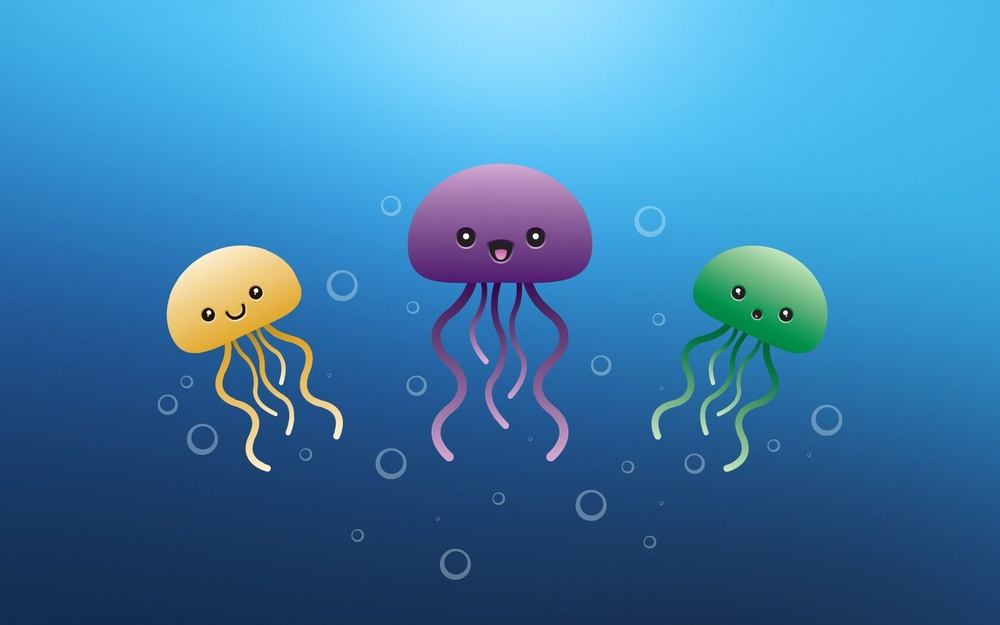
//> input picture Training_YangTao/ImageSegmentation/test.jpg, 1000 x 625 px, shrunk from 1680 x 1050 before the run
$ ./test   (built with g++ and OpenCV 4)
//> lines starting //> are read from the running program, lines starting //| are printed output that depends on the picture
//> further down, image is the input picture: 625 rows x 1000 cols, CV_8UC3; mean B, G, R 171.3, 125, 59.1
#include<iostream>
using namespace std;
#include<opencv2\opencv.hpp>
using namespace cv;

Mat calcGrayHist(const Mat &image)
{	//存储256个灰度级的像素个数
	Mat histogram = Mat::zeros(Size(256, 1), CV_32SC1);
	//图像的高和宽
	int rows = image.rows;
//> rows = 625
	int cols = image.cols;
//> cols = 1000
	//计算每个灰度级的个数
	for (int r = 0; r < rows; r++)
	{
		for (int c = 0; c < cols; c++)
		{
			int index = int(image.at<uchar>(r, c));
			histogram.at<int>(0, index) += 1;
		}
	}
//> after the loop, histogram = 256 values, max 8011 at index 48, min 7 at index 1, mean 2441.4
	return histogram;
}


int threshTwoPeaks(const Mat &image, Mat &thresh_out)
{
	Mat histogram = calcGrayHist(image);
	//cout << histogram.size() << endl;
	Point firstPeakLoc;
	minMaxLoc(histogram, NULL, NULL, NULL, &firstPeakLoc);
//> firstPeakLoc = Point(48, 0)
	int firstPeak = firstPeakLoc.x;
//> firstPeak = 48
	Mat measureDists = Mat::zeros(Size(256, 1), CV_32FC1);
	for (int k = 0; k < 256; k++)
	{
		int hist_k = histogram.at<int>(0, k);
		measureDists.at<float>(0, k) = pow(float(k - firstPeak), 2)*hist_k;
	}
//> this loop made 256 passes
//> hist_k on passes 1 to 3: 163, 7, 12
//> after the loop, measureDists = 256 values, max 93792984 at index 241, min 0 at index 48, mean 20825106
	Point secondPeakLoc;
	minMaxLoc(measureDists, NULL, NULL, NULL, &secondPeakLoc);
//> secondPeakLoc = Point(241, 0)
	int secondPeak = secondPeakLoc.x;
//> secondPeak = 241
	Point threshLoc;
	int thresh = 0;
	if (firstPeak < secondPeak)
	{
		minMaxLoc(histogram.colRange(firstPeak, secondPeak), NULL, NULL, &threshLoc);
//> threshLoc = Point(159, 0)
		thresh = firstPeak + threshLoc.x + 1;
//> thresh = 208
	}
	else
	{
		minMaxLoc(histogram.colRange(secondPeak, firstPeak), NULL, NULL, &threshLoc);
		thresh = secondPeak + threshLoc.x + 1;
	}
	threshold(image, thresh_out, thresh, 255, THRESH_BINARY);
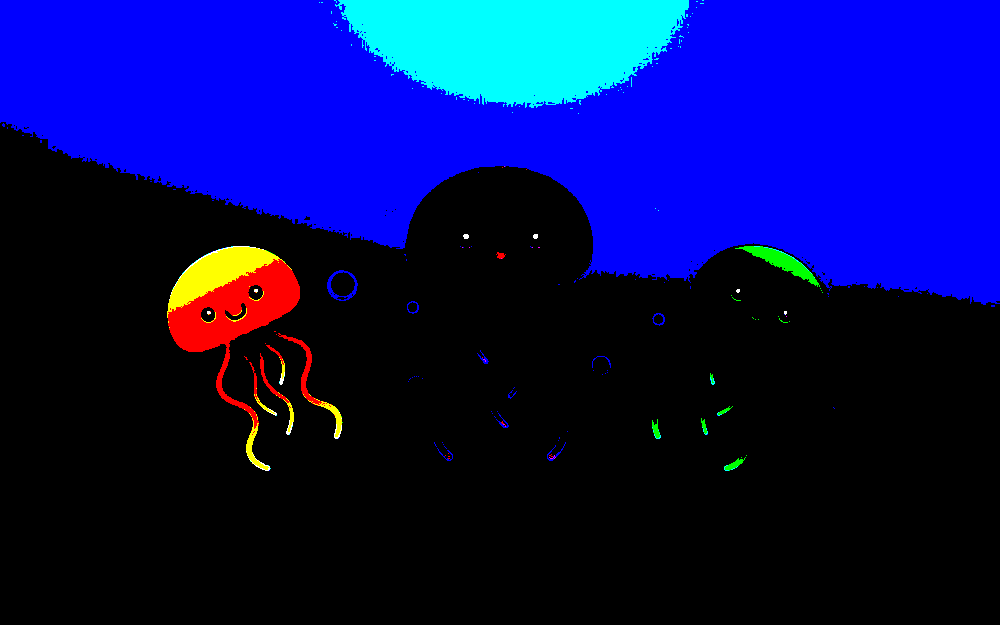
//> thresh_out: 625 rows x 1000 cols, CV_8UC3; mean B, G, R 92.3, 13.6, 4.9
	return thresh;
}
int main()
{
	Mat t1;
	Mat image = imread("C:\\Users\\hzxuxin\\Pictures\\Saved Pictures\\test.jpg");
	threshTwoPeaks(image, t1);
	imshow("out", t1);
	waitKey(27);
	system("pause");
	return 0;
}
